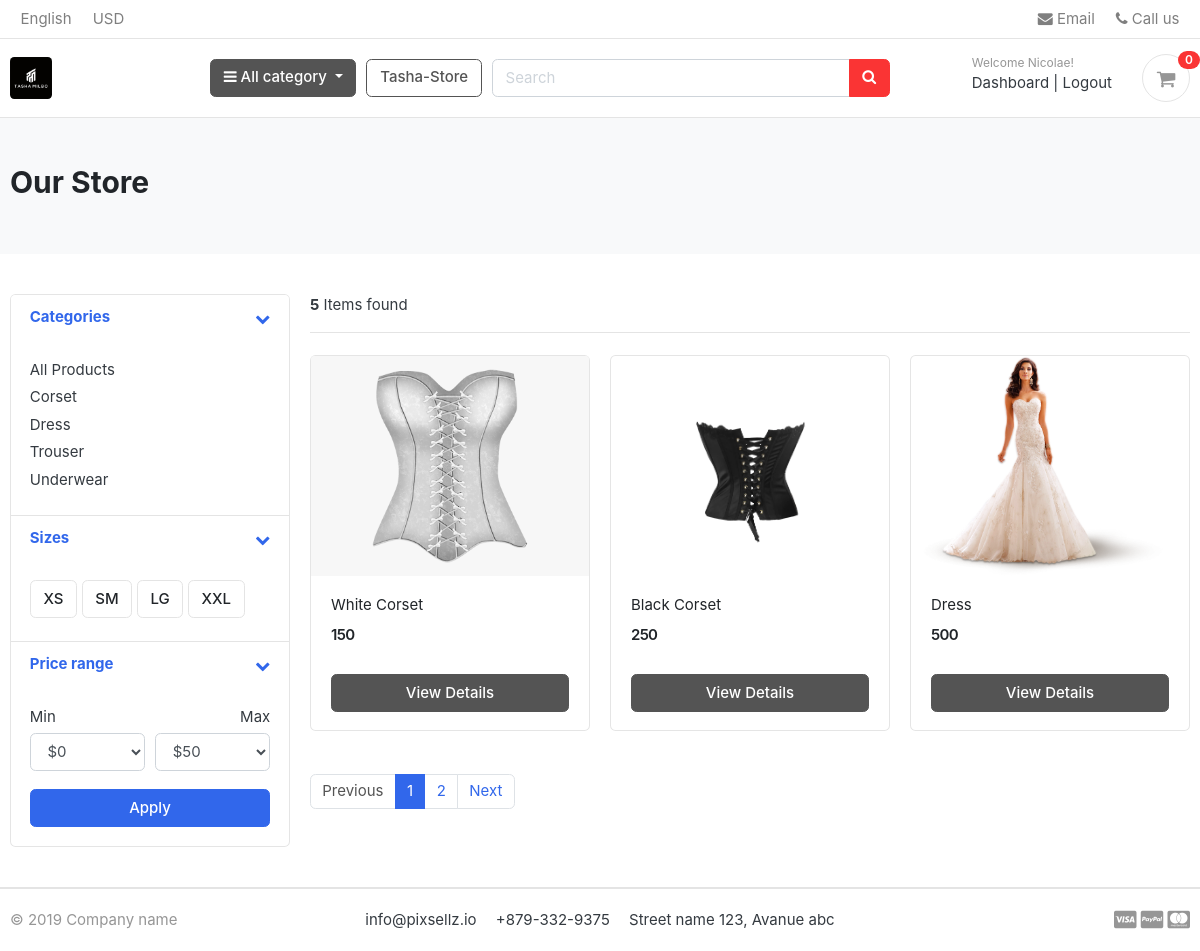
Screenshot of /store/ (signed in) with the database file from the repository.
### accounts/models.py (models this page shows, shortened)
class Account(AbstractBaseUser):
    first_name   = models.CharField(max_length=50)
    last_name    = models.CharField(max_length=50)
    username     = models.CharField(max_length=50, unique=True)
    email        = models.EmailField(max_length=100, unique=True)
    phone_number = models.CharField(max_length=50)
    date_joined  = models.DateTimeField(auto_now_add=True)
    last_login   = models.DateTimeField(auto_now_add=True)
    is_admin     = models.BooleanField(default=False)
    is_staff     = models.BooleanField(default=False)
    is_active     = models.BooleanField(default=False)
    is_superadmin     = models.BooleanField(default=False)
    USERNAME_FIELD = 'email'
    REQUIRED_FIELDS = ['username', 'first_name', 'last_name']
    objects = MyAccountManager()

### category/models.py (models this page shows, shortened)
class Category(models.Model):
    category_name = models.CharField(max_length=50)
    slug = models.SlugField(max_length=100, unique=True)
    description = models.TextField(max_length=255, blank=True)
    cat_image = models.ImageField(upload_to='photos/categories', blank=True)
    class Meta:
        verbose_name = 'category'
        verbose_name_plural = 'categories'
    def get_url(self):
            return reverse('products_by_category', args=[self.slug])

### store/models.py (models this page shows, shortened)
class Product(models.Model):
    product_name = models.CharField(max_length=200, unique=True)
    slug         = models.SlugField(max_length=200, unique=True)
    description  = models.TextField(max_length=500, blank=True)
    price        = models.IntegerField()
    images       = models.ImageField(upload_to='photos/products')
    stock        = models.IntegerField()
    is_available = models.BooleanField(default=True)
    category     = models.ForeignKey(Category, on_delete=models.CASCADE)
    created_date  = models.DateTimeField(auto_now_add=True)
    modified_date= models.DateTimeField(auto_now=True)
    def get_url(self):
        return reverse('product_detail', args=[self.category.slug, self.slug])

### store/views.py (the view)
# urls.py: path('store/', include('store.urls')),
def store(request, category_slug=None):
    categories = None
    products = None
    if category_slug != None:
        categories = get_object_or_404(Category, slug=category_slug)
        products = Product.objects.filter(category=categories, is_available=True)
        paginator = Paginator(products, 3)
        page = request.GET.get('page')
        paged_products = paginator.get_page(page)
        product_count = products.count()
    else:
        products = Product.objects.all().filter(is_available=True).order_by('id')
        paginator = Paginator(products, 3)
        page = request.GET.get('page')
        paged_products = paginator.get_page(page)
        product_count = products.count()
    context = {
    'products': paged_products,
    'product_count': product_count,
    }
    return render(request, 'store/store.html', context)

### carts/context_processors.py (called while the page is built)
def counter(request):
    cart_count = 0
    if 'admin' in request.path:
        return()
    else:
        try:
            cart = Cart.objects.filter(cart_id=_cart_id(request))
            if request.user.is_authenticated:
                cart_items = CartItem.objects.all().filter(user=request.user)
            else:
                cart_items = CartItem.objects.all().filter(cart=cart[:1])
            for cart_item in cart_items:
                cart_count += cart_item.quantity
        except Cart.DoesNotExist:
            cart_count = 0
    return dict(cart_count=cart_count)

### carts/views.py (called while the page is built)
def _cart_id(request):
    cart = request.session.session_key
    if not cart:
        cart = request.session.create()
    return cart

### category/context_processors.py (called while the page is built)
def menu_links(request):
    links = Category.objects.all()
    return dict(links=links)

### templates/store/store.html (shortened to what this page needs)
{% extends 'base.html' %}
{% load static %}
{% block content %}
<section class="section-pagetop bg">
<div class="container">
	{% if 'search' in request.path %}
    <h2 class="title-page">Search Result</h2>
	{% else %}
	  <h2 class="title-page">Our Store</h2>
  {% endif %}
</div>
</section>
<section class="section-content padding-y">
<div class="container">
<div class="row">
	<aside class="col-md-3">
<div class="card">
	<article class="filter-group">
		<header class="card-header">
			<a href="#" data-toggle="collapse" data-target="#collapse_1" aria-expanded="true" class="">
				<i class="icon-control fa fa-chevron-down"></i>
				<h6 class="title">Categories</h6>
			</a>
		</header>
		<div class="filter-content collapse show" id="collapse_1" style="">
			<div class="card-body">
				<ul class="list-menu">
					<li><a href="{% url 'store' %}">All Products</a></li>
					{% for category in links %}
				   <li><a href="{{category.get_url}}">{{category.category_name}}  </a></li>
				  {% endfor %}
				</ul>
			</div>
		</div>
	</article>
	<article class="filter-group">
		<header class="card-header">
			<a href="#" data-toggle="collapse" data-target="#collapse_4" aria-expanded="true" class="">
				<i class="icon-control fa fa-chevron-down"></i>
				<h6 class="title">Sizes </h6>
			</a>
		</header>
		<div class="filter-content collapse show" id="collapse_4" style="">
			<div class="card-body">
			  <label class="checkbox-btn">
			    <span class="btn btn-light"> XS </span>
			  </label>
			  <label class="checkbox-btn">
			    <span class="btn btn-light"> SM </span>
			  </label>
			  <label class="checkbox-btn">
			    <span class="btn btn-light"> LG </span>
			  </label>
			  <label class="checkbox-btn">
			    <span class="btn btn-light"> XXL </span>
			  </label>
		</div>
		</div>
	</article>
	<article class="filter-group">
		<header class="card-header">
			<a href="#" data-toggle="collapse" data-target="#collapse_3" aria-expanded="true" class="">
				<i class="icon-control fa fa-chevron-down"></i>
				<h6 class="title">Price range </h6>
			</a>
		</header>
		<div class="filter-content collapse show" id="collapse_3" style="">
			<div class="card-body">
				<div class="form-row">
				<div class="form-group col-md-6">
				  <label>Min</label>
				  	<select class="mr-2 form-control">
						<option value="0">$0</option>
					</select>
				</div>
				<div class="form-group text-right col-md-6">
				  <label>Max</label>
				  	<select class="mr-2 form-control">
						<option value="50">$50</option>
					</select>
				</div>
				</div>
				<button class="btn btn-block btn-primary">Apply</button>
			</div>
		</div>
	</article>
</div>
	</aside>
	<main class="col-md-9">
<header class="border-bottom mb-4 pb-3">
		<div class="form-inline">
			<span class="mr-md-auto"> <b>{{ product_count }}</b> Items found </span>
		</div>
</header>
<div class="row">
{% if products %}
	{% for product in products %}
	<div class="col-md-4">
		<figure class="card card-product-grid">
			<div class="img-wrap">
				<a href="{{product.get_url}}"><img src="{{ product.images.url }}"></a>
			</div>
			<figcaption class="info-wrap">
				<div class="fix-height">
					<a href="{{product.get_url}}" class="title">{{ product.product_name }}</a>
					<div class="price-wrap mt-2">
						<span class="price">{{ product.price }}</span>
					</div>
				</div>
				<a href="{{product.get_url}}" class="btn btn-block btn-secondary">View Details </a>
			</figcaption>
		</figure>
	</div>
	{% endfor %}
{% else %}
<div>
	<h2>No result found. Please try again.</h2>
</div>
{% endif %}
</div>
<nav class="mt-4" aria-label="Page navigation sample">
	{% if products.has_other_pages %}
  <ul class="pagination">
		{% if products.has_previous %}
    <li class="page-item"><a class="page-link" href="?page={{products.previous_page_number}}">Previous</a></li>
    {% else %}
		<li class="page-item disabled"><a class="page-link" href="#">Previous</a></li>
    {% endif %}
		{% for i in products.paginator.page_range %}
		 {% if products.number == i %}
		  <li class="page-item active"><a class="page-link" href="#">{{i}}</a></li>
			{% else %}
			<li class="page-item"><a class="page-link" href="?page={{i}}">{{i}}</a></li>
			{% endif %}
    {% endfor %}
		{% if products.has_next %}
    <li class="page-item"><a class="page-link" href="?page={{products.next_page_number}}">Next</a></li>
		{% else %}
		<li class="page-item disabled"><a class="page-link" href="#">Next</a></li>
		{% endif %}
  </ul>
	{% endif %}
</nav>
	</main>
</div>
</div>
</section>
{% endblock %}

### templates/includes/navbar.html (shortened to what this page needs)
{% load static %}
<header class="section-header">
<nav class="navbar p-md-0 navbar-expand-sm navbar-light border-bottom">
<div class="container">
  <div class="collapse navbar-collapse" id="navbarTop4">
    <ul class="navbar-nav mr-auto">
      <li class="nav-item dropdown">
      <a href="#" class="nav-link">   English </a>
    </li>
    <li class="nav-item dropdown">
      <a href="#" class="nav-link"> USD </a>
    </li>
    </ul>
    <ul class="navbar-nav">
    <li><a href="#" class="nav-link"> <i class="fa fa-envelope"></i> Email </a></li>
    <li><a href="#" class="nav-link"> <i class="fa fa-phone"></i> Call us </a></li>
  </ul>
  </div>
</div>
</nav>
<section class="header-main border-bottom">
  <div class="container">
<div class="row align-items-center">
  <div class="col-lg-2 col-md-3 col-6">
    <a href="{% url 'home'%}" class="brand-wrap">
      <img class="logo" src="{% static './images/tasha_logo.jpg'%}" style="border-radius: 10%;">
    </a>
  </div>
  <div class="col-lg col-sm col-md col-6 flex-grow-0">
    <div class="category-wrap dropdown d-inline-block float-right">
      <button type="button" class="btn btn-secondary dropdown-toggle" data-toggle="dropdown">
        <i class="fa fa-bars"></i> All category
      </button>
    </div>
  </div>
  <a href="{% url 'store' %}" class="btn btn-outline-secondary">Tasha-Store</a>
  <div class="col-lg  col-md-6 col-sm-12 col">
    <form action="{% url 'search' %}" class="search" method='GET'>
      <div class="input-group w-100">
          <input type="text" class="form-control" style="width:60%;" placeholder="Search" name="keyword">
          <div class="input-group-append">
            <button class="btn btn-danger" type="submit">
              <i class="fa fa-search"></i>
            </button>
          </div>
        </div>
    </form>
  </div>
  <div class="col-lg-3 col-sm-6 col-8 order-2 order-lg-3">
        <div class="d-flex justify-content-end mb-3 mb-lg-0">
          {% if user.id is None %}
          <div class="widget-header">
            <small class="title text-muted">Welcome guest!</small>
            <div>
              <a href="{% url 'login' %}">Sign in</a> <span class="dark-transp"> | </span>
              <a href="{% url 'register' %}"> Register</a>
            </div>
          </div>
          {% else %}
          <div class="widget-header">
            <small class="title text-muted">Welcome {{user.first_name}}!</small>
            <div>
              <a href="{% url 'dashboard'%}">Dashboard</a> <span class="dark-transp"> | </span>
              <a href="{% url 'logout'%}">Logout</a>
            </div>
          </div>
          {% endif%}
          <a href="{% url 'cart' %}" class="widget-header pl-3 ml-3">
            <div class="icon icon-sm rounded-circle border"><i class="fa fa-shopping-cart"></i></div>
            <span class="badge badge-pill badge-danger notify">{{cart_count}}</span>
          </a>
        </div>
      </div>
</div>
  </div>
</section>
</header>

### greatkart/static/css/ui.css (style rules this page uses)
html { font-family: "Inter", sans-serif; font-size: 15px; }
.img-wrap { text-align: center; display: block; }
.img-wrap img { max-width: 100%; }
.price-wrap { letter-spacing: -0.7px; }
.icon-xs, .icon-sm, .icon-md, .icon-lg { display: inline-block; text-align: center; flex-shrink: 0; flex-grow: 0; }
.icon-sm { width: 48px; height: 48px; line-height: 48px !important; font-size: 20px; }
.padding-y { padding-top: 40px; padding-bottom: 40px; }
figure { margin-bottom: 0; }
article:after, .form-group:after { display: block; clear: both; content: ""; }
.bg { background-color: #f8f9fa; }
.title-page { color: #212529; }
.header-main { position: relative; padding-top: 1rem; padding-bottom: 1rem; }
.brand-wrap .logo, .navbar-brand .logo { margin-right: 7px; max-height: 42px; display: inline-block; }
.widget-header { display: inline-block; vertical-align: middle; position: relative; }
.widget-header a { color: #343a40; }
.widget-header i { color: #969696; }
.widget-header .title { display: block; }
.widget-header .notify { position: absolute; top: -3px; right: -10px; }
.btn-light { background-color: #fff; border-color: #e4e4e4; }
[class*=list-] li:after { visibility: hidden; display: block; content: ""; overflow: hidden; height: 0; clear: both; }
.list-menu { list-style: none; margin: 0; padding-left: 0; }
.list-menu li { margin-bottom: 5px; }
.list-menu a { color: #343a40; }
[class*=card-product] a.title { color: #212529; display: block; }
[class*=card-product] .img-wrap { overflow: hidden; position: relative; }
[class*=card-product] .img-wrap img { height: 100%; max-width: 100%; width: auto; display: inline-block; -o-object-fit: cover; object-fit: cover; }
.card-product-grid { margin-bottom: 20px; }
.card-product-grid .img-wrap { border-radius: 0.2rem 0.2rem 0 0; height: 220px; }
.card-product-grid .info-wrap { overflow: hidden; padding: 18px 20px; }
.card-product-grid .fix-height { height: 80px; overflow: hidden; }
.card .img-wrap { overflow: hidden; }
.notify { position: absolute; top: -4px; right: -10px; display: inline-block; padding: 0.25em 0.6em; font-size: 12px; line-height: 1; text-align: center; border-radius: 3rem; color: #fff; background-color: #fa3434; }
.price { font-weight: 600; color: #212529; }
.icon-control { margin-top: 5px; float: right; font-size: 80%; }
.card-header .title { margin-bottom: 0; line-height: 1.5; }
.filter-group { border-bottom: 1px solid #e4e4e4; }
.filter-group .card-header { border-bottom: 0; }
.filter-group:last-child { border-bottom: 0; }
.checkbox-btn { position: relative; }
.section-pagetop { padding: 45px 0; }

### rows the page displays
Account: first_name "Nicolae"
Category: category_name "Corset"
Category: category_name "Dress"
Category: category_name "Trouser"
Category: category_name "Underwear"
Product: images (picture), product_name "White Corset", price "150"
Product: images (picture), product_name "Black Corset", price "250"
Product: images (picture), product_name "Dress", price "500"

### other values shown
{{ cart_count }} "0"
{{ product_count }} "5"
{{ i }} "1"
{{ i }} "2"
